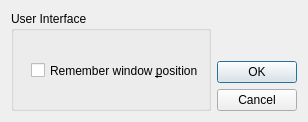
<?xml version="1.0" encoding="UTF-8"?>
<ui version="4.0">
 <class>QrestPreferencesDialogClass</class>
 <widget class="QDialog" name="QrestPreferencesDialogClass">
  <property name="geometry">
   <rect>
    <x>0</x>
    <y>0</y>
    <width>308</width>
    <height>120</height>
   </rect>
  </property>
  <property name="windowTitle">
   <string>QrestPreferencesDialog</string>
  </property>
  <layout class="QGridLayout" name="gridLayout">
   <item row="0" column="0">
    <layout class="QHBoxLayout" name="horizontalLayout">
     <item>
      <widget class="QGroupBox" name="groupBox">
       <property name="minimumSize">
        <size>
         <width>200</width>
         <height>100</height>
        </size>
       </property>
       <property name="title">
        <string>User Interface</string>
       </property>
       <widget class="QCheckBox" name="chkRememberWindowPos">
        <property name="geometry">
         <rect>
          <x>20</x>
          <y>50</y>
          <width>251</width>
          <height>19</height>
         </rect>
        </property>
        <property name="toolTip">
         <string>Should Qrest's main window be opened at the screen location it had on last run ?</string>
        </property>
        <property name="text">
         <string>Remember window &amp;position</string>
        </property>
       </widget>
      </widget>
     </item>
     <item>
      <layout class="QVBoxLayout" name="verticalLayout">
       <item>
        <spacer name="verticalSpacer">
         <property name="orientation">
          <enum>Qt::Vertical</enum>
         </property>
         <property name="sizeHint" stdset="0">
          <size>
           <width>20</width>
           <height>178</height>
          </size>
         </property>
        </spacer>
       </item>
       <item>
        <widget class="QPushButton" name="btnOk">
         <property name="sizePolicy">
          <sizepolicy hsizetype="Fixed" vsizetype="Fixed">
           <horstretch>0</horstretch>
           <verstretch>0</verstretch>
          </sizepolicy>
         </property>
         <property name="text">
          <string>OK</string>
         </property>
        </widget>
       </item>
       <item>
        <widget class="QPushButton" name="btnCancel">
         <property name="sizePolicy">
          <sizepolicy hsizetype="Fixed" vsizetype="Fixed">
           <horstretch>0</horstretch>
           <verstretch>0</verstretch>
          </sizepolicy>
         </property>
         <property name="text">
          <string>Cancel</string>
         </property>
        </widget>
       </item>
      </layout>
     </item>
    </layout>
   </item>
  </layout>
 </widget>
 <layoutdefault spacing="6" margin="11"/>
 <resources/>
 <connections>
  <connection>
   <sender>btnOk</sender>
   <signal>clicked()</signal>
   <receiver>QrestPreferencesDialogClass</receiver>
   <slot>accept()</slot>
   <hints>
    <hint type="sourcelabel">
     <x>518</x>
     <y>25</y>
    </hint>
    <hint type="destinationlabel">
     <x>559</x>
     <y>20</y>
    </hint>
   </hints>
  </connection>
  <connection>
   <sender>btnCancel</sender>
   <signal>clicked()</signal>
   <receiver>QrestPreferencesDialogClass</receiver>
   <slot>reject()</slot>
   <hints>
    <hint type="sourcelabel">
     <x>510</x>
     <y>56</y>
    </hint>
    <hint type="destinationlabel">
     <x>514</x>
     <y>125</y>
    </hint>
   </hints>
  </connection>
 </connections>
</ui>
